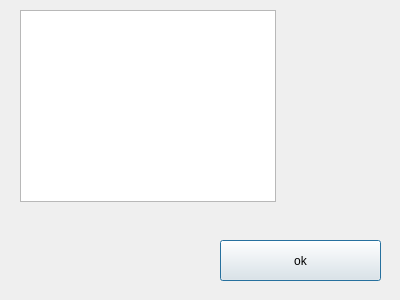
<?xml version="1.0" encoding="UTF-8"?>
<ui version="4.0">
 <class>Dialog</class>
 <widget class="QDialog" name="Dialog">
  <property name="geometry">
   <rect>
    <x>0</x>
    <y>0</y>
    <width>400</width>
    <height>300</height>
   </rect>
  </property>
  <property name="windowTitle">
   <string>Dialog</string>
  </property>
  <widget class="QListView" name="listView">
   <property name="geometry">
    <rect>
     <x>20</x>
     <y>10</y>
     <width>256</width>
     <height>192</height>
    </rect>
   </property>
  </widget>
  <widget class="QPushButton" name="pushButton_ok">
   <property name="geometry">
    <rect>
     <x>220</x>
     <y>240</y>
     <width>161</width>
     <height>41</height>
    </rect>
   </property>
   <property name="text">
    <string>ok</string>
   </property>
  </widget>
 </widget>
 <resources/>
 <connections/>
</ui>
